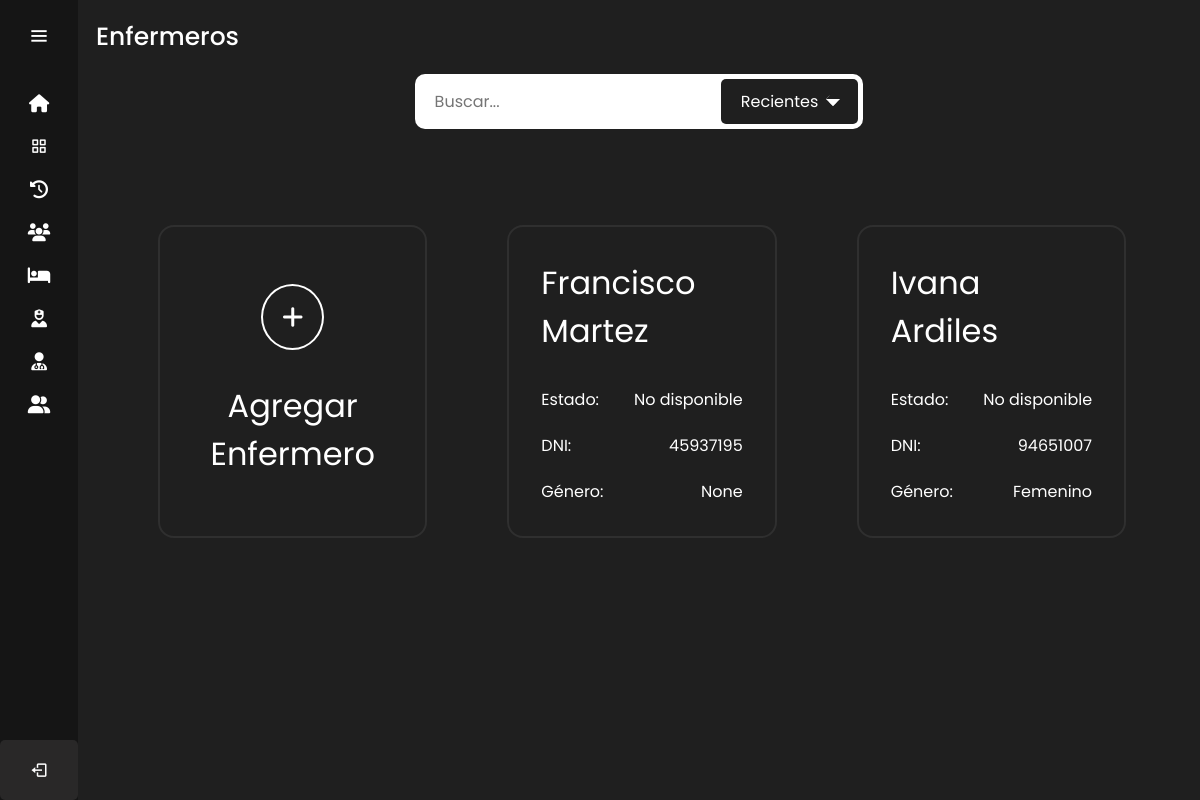
Page /enfermeros/ (signed in) on the committed database.
### sitio/models.py (models this page shows)
class Enfermeros(models.Model):
    DNI = models.CharField(max_length=8)
    nombre = models.CharField(max_length=255)
    apellido = models.CharField(max_length=255)
    direccion = models.TextField()
    email = models.EmailField()
    fecha_nacimiento=models.DateField()
    genero=models.CharField(max_length=12, default='masculino')
    telefono = models.CharField(max_length=12)
    lunesMI = models.TimeField(null=True)
    lunesMF = models.TimeField(null=True)
    lunesTI = models.TimeField(null=True)
    lunesTF = models.TimeField(null=True)
    martesMI = models.TimeField(null=True)
    martesMF = models.TimeField(null=True)
    martesTI = models.TimeField(null=True)
    martesTF = models.TimeField(null=True)
    miercolesMI = models.TimeField(null=True)
    miercolesMF = models.TimeField(null=True)
    miercolesTI = models.TimeField(null=True)
    miercolesTF = models.TimeField(null=True)
    juevesMI = models.TimeField(null=True)
    juevesMF = models.TimeField(null=True)
    juevesTI = models.TimeField(null=True)
    juevesTF = models.TimeField(null=True)
    viernesMI = models.TimeField(null=True)
    viernesMF = models.TimeField(null=True)
    viernesTI = models.TimeField(null=True)
    viernesTF = models.TimeField(null=True)
    sabadoMI = models.TimeField(null=True)
    sabadoMF = models.TimeField(null=True)
    sabadoTI = models.TimeField(null=True)
    sabadoTF = models.TimeField(null=True)
    domingoMI = models.TimeField(null=True)
    domingoMF = models.TimeField(null=True)
    domingoTI = models.TimeField(null=True)
    domingoTF = models.TimeField(null=True)

### sitio/views.py (the view)
# urls.py: path('enfermeros/',login_required(views.enfermeros),name='enfermeros'),
@user_passes_test(is_medico_admin)
def enfermeros (request):
    enfermeross=Enfermeros.objects.all()
    return render(request, 'enfermeros.html',{'enfermeros':enfermeross})

### sitio/views.py (called while the page is built)
def is_medico_admin(user):
    return (
        user.groups.filter(name='Médico').exists() or
        user.groups.filter(name='ADMIN').exists()
    )

### sitio/templates/enfermeros.html (shortened to what this page needs)
{% extends 'layouts/nav.html' %} {% load static %}
{% block content %}
<head>
    <link rel="stylesheet" href="{% static '/styles/pacientes_medicos_enfermeros_styles.css' %}" />
    <link
      rel="stylesheet"
      href="https://use.fontawesome.com/releases/v5.15.4/css/all.css"
    />
  </head>
  <div class="text">Enfermeros</div>
  <div class="container_filtros_busqueda">
    <div class="filtros_busqueda">
        <form action="#">
            <div class="input_box">
                <input type="text" placeholder="Buscar..." required>
                <div class="selection"><p>Recientes</p><span></span></div>
            </div>
        </form>
    </div>
  </div>
  <div class="container_pacientes_medicos_enfermeros">
    <a href="/agregar_enfermero" class="agregar_paciente_medico_enfermero">
      <div class="icon_agregar_paciente_medico_enfermero"><i class="fa-solid fa-plus"></i></div>
      <div class="title_paciente_medico_enfermero">Agregar Enfermero</div>
    </a>
    {% for enfermero in enfermeros %}
      {% if enfermero.id != 0 %}
        <a href="{% url 'perfil_enfermero' enfermero.id %}" class="paciente_medico_enfermero">
            <div class="title_paciente_medico_enfermero">{{ enfermero.nombre }} {{enfermero.apellido}}</div>
            <div class="extra_info_paciente_medico_enfermero">
              <div class="flex_info">
                <p>Estado: </p>
                <p>No disponible</p>
              </div>
              <div class="flex_info">
                <p>DNI: </p>
                <p>{{ enfermero.DNI }}</p>
              </div>
              <div class="flex_info">
                <p>Género: </p>
                <p>{{ enfermero.genero }}</p>
              </div>
            </div>
        </a>
      {% endif %}
    {% endfor %}
  </div>
{% endblock %}

### sitio/static/Styles/nav_styles.css (style rules this page uses)
body { position: relative; }
:root { --color-default:#151515; --color-second:#292828; --color-white:#fff; --color-body:#1F1F1F; --color-light:#e0e0e0; --color-text:#fff; }
* { padding: 0%; margin: 0%; box-sizing: border-box; font-family: 'Poppins', sans-serif; }
body { min-height: 100vh; }
.home-section .text { display: inline-block; color:var(--color-text); font-size: 25px; font-weight: 500; margin: 18px; }

### sitio/static/Styles/pacientes_medicos_enfermeros_styles.css (style rules this page uses)
.filtros_busqueda { background-color: #fff; border-radius: 10px; padding: 5px; width: 40%; margin: 0 auto 2em; }
.filtros_busqueda form .input_box { width: 100%; display: flex; align-items: center; position: relative; }
.filtros_busqueda form .input_box input { width: 100%; font-size: 1em; padding: 10px 15px; border: none; outline: none; }
.filtros_busqueda form .selection { background-color: #1f1f1f; padding: 10px 20px; border-radius: 5px; cursor: pointer; display: flex; align-items: center; }
.filtros_busqueda form .selection p { font-size: 1em; color: #fff; }
.filtros_busqueda form .selection span { border-right: 5px solid #fff; border-bottom: 5px solid #fff; border-left: 5px solid #1f1f1f; border-top: 5px solid #1f1f1f; display: inline-block; rotate: 45deg; margin-left: 10px; margin-bottom: 5px; }
.container_pacientes_medicos_enfermeros { display: grid; grid-template-columns: 28% 28% 28%; gap: 5em; padding: 4em 5em; }
.icon_agregar_paciente_medico_enfermero { padding: .8em; border: 2px solid white; border-radius: 100%; font-size: 1.5em; }
.agregar_paciente_medico_enfermero { display: flex; flex-direction: column; align-items: center; justify-content: center; gap: 2em; padding: 2em; color: white; border: 2px solid #2F2F2F; border-radius: 1em; text-decoration: none; text-align: center; }
.paciente_medico_enfermero { display: flex; flex-direction: column; gap: 2em; padding: 2em; color: white; border: 2px solid #2F2F2F; border-radius: 1em; text-decoration: none; }
.title_paciente_medico_enfermero { font-size: 2em; }
.extra_info_paciente_medico_enfermero { display: flex; flex-direction: column; gap: 1.3em; }
.flex_info { display: flex; flex-wrap: wrap; justify-content: space-between; }

### rows in the picture
Enfermeros: nombre "Francisco", apellido "Martez", DNI "45937195", genero "None"
Enfermeros: nombre "Ivana", apellido "Ardiles", DNI "94651007", genero "Femenino"
